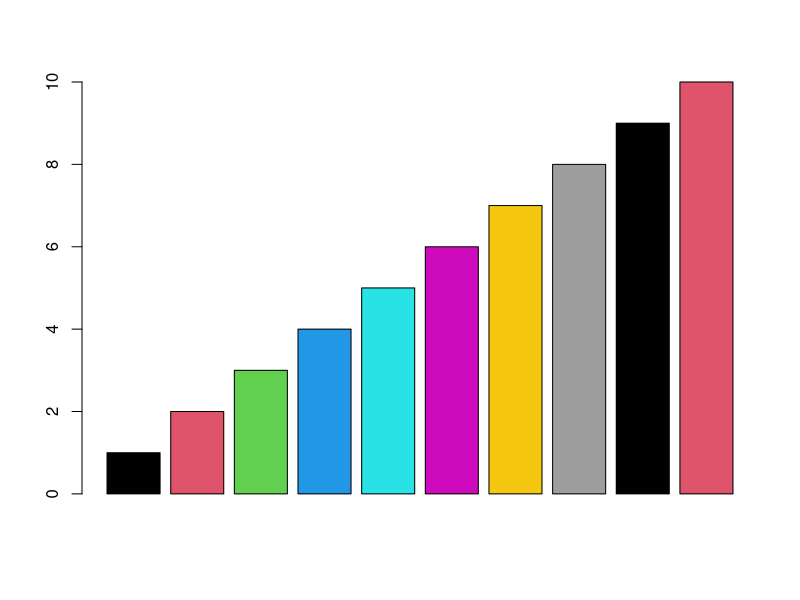

The R script that drew this image: (Note: this script raises an error after producing the figure.)
## ---- chunk 1
knitr::opts_chunk$set(echo = TRUE)
# install.packages("officer")
#install.packages("flextable")
#devtools::install_github("davidgohel/flextable")
require(officer)
require(dplyr)
require(flextable)
## ---- chunk 2
library(officer)
library(dplyr)
# library(flextable) # make this work
## ---- chunk 3
values <- c("_01", "1", "2", "2a", "2b", "2c", "3a", "3b", "3c", as.character(4:16))
descriptions <- c(
  "blue_header_container",
  "BGC",
  "all_english_names",
  rep("name", 3),
  rep("latin_name", 3),
  "header_02",
  "general_description",
  "small_logo_forest",
  "BGC_image",
  "header_02",
  "characteristic_vegetation",
  "header_02",
  "wetland_edatopic_grid",
  "header_02",
  "comments",
  "style_line",
  "page_number",
  "journal"
)
data_types <- c(
  "style",
  rep("string", 10),
  rep("image", 2),
  "string",
  "data_frame",
  "string",
  "possibly_ggplot",
  rep("string", 2),
  "style",
  "integer",
  "string"
)
is_style_feature_only_vector <- c(
  TRUE,
  rep(FALSE, 18),
  TRUE,
  rep(FALSE, 2)
)
my_specs <- data.frame(value = values, description = descriptions, data_type = data_types, is_style_feature_only = is_style_feature_only_vector)


## ---- chunk 4
my_doc <- read_docx()
styles_info(my_doc)

src_example <- tempfile(fileext = ".png")
png(filename = src_example, width = 5, height = 6, units = 'in', res = 300)
barplot(1:10, col = 1:10)
# dev.off()

ID <- "Wb01"
SPECIES <- "Black spruce - Creeping-snowberry - Peat-moss"
SPECIES_LATIN <- "Picea mariana - Gaultheria hispidula - Sphagnum"
HEADER_01 <- "General Description"
HEADER_02 <- "Characteristic Vegetation"
HEADER_03 <- "Wetland Edatopic Grid"
GENERAL_DESCRIPTION_TEXT <- "Lorem ipsum dolor sit amet, consectetur adipiscing elit. Donec ut diam nec magna lacinia placerat. In condimentum metus in ex semper elementum. Suspendisse auctor, lacus sit amet placerat tempor, ex enim aliquet dui, quis dignissim nibh eros ac magna. Sed vulputate ornare est vitae pulvinar. Aliquam efficitur lectus augue, vel lobortis nibh suscipit ac. Nulla in placerat nunc. Duis nec metus eu velit efficitur maximus vitae lacinia quam."
THEME_COLOUR <- "#49bfee"

align_right <- fp_par(text.align = "right", padding = 0)
background_shading <- fp_par(padding = 0, shading.color = THEME_COLOUR)
text_style_normal <- fp_text(font.size = 12)
text_style_white <- fp_text(color = "white")
text_style_blue <- fp_text(color = THEME_COLOUR, bold = TRUE)

title_at_top <- block_list(
  fpar(ftext(ID, text_style_normal), " ",
       ftext(SPECIES, text_style_white), fp_p = background_shading))
my_doc <- body_add(my_doc, title_at_top)

general_header <- fpar(ftext(HEADER_01, text_style_blue))

my_doc <- my_doc %>% 
  body_add_par("", style = "Normal") %>% 
  body_add_par(SPECIES_LATIN) %>% 
  body_add_par("", style = "Normal") %>% 
  body_add_par("", style = "Normal") %>% 
  body_add(general_header) %>%
  body_add_par(GENERAL_DESCRIPTION_TEXT) %>%
  slip_in_img(src = "./histogram.png", width = 1, height = 1, pos = "before") %>% # height and width are in inches
  slip_in_img(src = "./histogram.png", width = 1, height = 1, pos = "after")




# maybe I can do something smart where I get the height of the image, and do a kind of absolute position or text align that wraps around that height, so the image is more seamless with the GENERAL_DESCRIPTION_TEXT


body_add_fpar(my_doc, fpar( ftext(HEADER_03, prop = text_style_normal), fp_p = align_right ))

remove("/reports/docx/first_example.docx")



print(my_doc, target = "./reports/docx/first_example.docx")


## ---- chunk 5
# create new word document
new.word.doc=function(){
  my.doc=read_docx()
  return(my.doc)
}


# import Word document in a data.frame
# The function docx_summary() reads and imports content of a Word document into a data.frame. The function handles paragraphs, tables and section breaks.


# add an empty line
add.empty.line=function(doc){
  body_add_par(doc, " ")
  return("empty line added")
}

#add page break
add.page.break=function(doc){
  body_add_break(doc, pos="after")
  return("page break added")
}

# start landscape
start.landscape=function(doc){
  doc=body_end_section_continuous(doc)
  return("landscape orientation started")
}

# end landscape
end.landscape=function(doc){
  doc=body_end_section_landscape(doc)
  return("landscape orientation ended")
}

# add a title
add.title=function(doc, my.title){
  my.prop=fp_text(font.size = 14, bold = TRUE, font.family = "Times")
  the.title=fpar(ftext(my.title, prop=my.prop))
  body_add_fpar(doc, the.title)
  body_add_par(doc, " ")
  return("title added")
}
# add an image, such as a jpg or png file
add.image=function(doc, image, h=5, w=5){
  body_add_img(doc, src=image,
               height=h, width=w,
               style="centered")
  return("image added")
}
## ---- chunk 6
# create an histogram and save it as a png file:
png(filename="histogram.png", width = 6, height = 6, units = 'in', res = 300)
hist(mtcars$wt)
dev.off()

# create a data frame that will become a table in my report
wide.table=mtcars[1:6, ]
wide.table$car=rownames(wide.table)
wide.table=wide.table[, c(12, 1:11)]
narrow.table=wide.table[, 1:4]

# create a new document object
doc=new.word.doc()

# add the report title and an empty line
add.title(doc, "My report")
add.empty.line(doc)

add.page.break(doc)

# add the histogram with an apropriate title
add.title(doc, "Histogram - portrait")
add.image(doc, "histogram.png", h=3, w=3)



# generate the Word document using the print function
print(doc, target="My report.docx")
